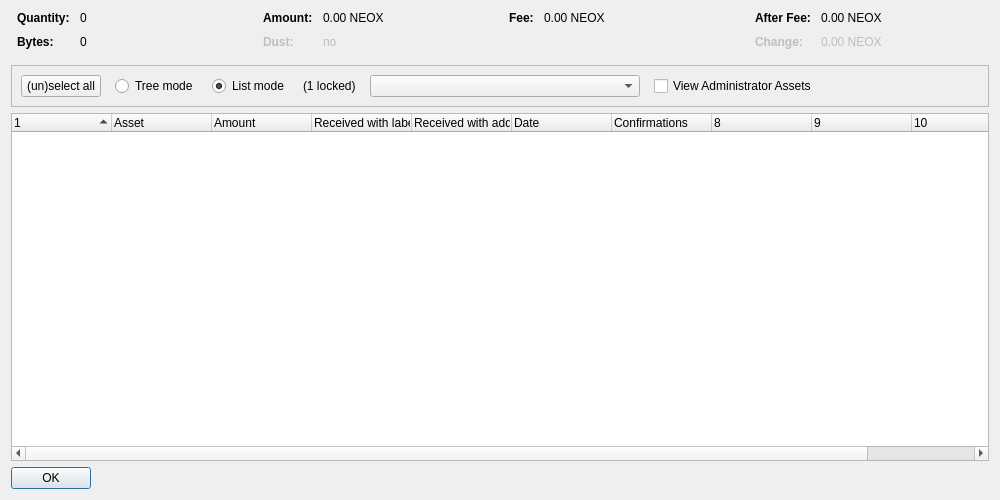
<?xml version="1.0" encoding="UTF-8"?>
<ui version="4.0">
 <class>AssetControlDialog</class>
 <widget class="QDialog" name="AssetControlDialog">
  <property name="geometry">
   <rect>
    <x>0</x>
    <y>0</y>
    <width>1000</width>
    <height>500</height>
   </rect>
  </property>
  <property name="windowTitle">
   <string>Asset Selection</string>
  </property>
  <layout class="QVBoxLayout" name="verticalLayout">
   <item>
    <layout class="QHBoxLayout" name="horizontalLayoutTop" stretch="0,0,0,0">
     <property name="topMargin">
      <number>0</number>
     </property>
     <property name="bottomMargin">
      <number>10</number>
     </property>
     <item>
      <layout class="QFormLayout" name="formLayoutAssetControl1">
       <property name="horizontalSpacing">
        <number>10</number>
       </property>
       <property name="verticalSpacing">
        <number>10</number>
       </property>
       <property name="leftMargin">
        <number>6</number>
       </property>
       <property name="rightMargin">
        <number>6</number>
       </property>
       <item row="0" column="0">
        <widget class="QLabel" name="labelAssetControlQuantityText">
         <property name="font">
          <font>
           <weight>75</weight>
           <bold>true</bold>
          </font>
         </property>
         <property name="text">
          <string>Quantity:</string>
         </property>
        </widget>
       </item>
       <item row="0" column="1">
        <widget class="QLabel" name="labelAssetControlQuantity">
         <property name="cursor">
          <cursorShape>IBeamCursor</cursorShape>
         </property>
         <property name="contextMenuPolicy">
          <enum>Qt::ActionsContextMenu</enum>
         </property>
         <property name="text">
          <string notr="true">0</string>
         </property>
         <property name="textInteractionFlags">
          <set>Qt::LinksAccessibleByMouse|Qt::TextSelectableByKeyboard|Qt::TextSelectableByMouse</set>
         </property>
        </widget>
       </item>
       <item row="1" column="0">
        <widget class="QLabel" name="labelAssetControlBytesText">
         <property name="font">
          <font>
           <weight>75</weight>
           <bold>true</bold>
          </font>
         </property>
         <property name="text">
          <string>Bytes:</string>
         </property>
        </widget>
       </item>
       <item row="1" column="1">
        <widget class="QLabel" name="labelAssetControlBytes">
         <property name="cursor">
          <cursorShape>IBeamCursor</cursorShape>
         </property>
         <property name="contextMenuPolicy">
          <enum>Qt::ActionsContextMenu</enum>
         </property>
         <property name="text">
          <string notr="true">0</string>
         </property>
         <property name="textInteractionFlags">
          <set>Qt::LinksAccessibleByMouse|Qt::TextSelectableByKeyboard|Qt::TextSelectableByMouse</set>
         </property>
        </widget>
       </item>
      </layout>
     </item>
     <item>
      <layout class="QFormLayout" name="formLayoutAssetControl2">
       <property name="horizontalSpacing">
        <number>10</number>
       </property>
       <property name="verticalSpacing">
        <number>10</number>
       </property>
       <property name="leftMargin">
        <number>6</number>
       </property>
       <property name="rightMargin">
        <number>6</number>
       </property>
       <item row="0" column="0">
        <widget class="QLabel" name="labelAssetControlAmountText">
         <property name="font">
          <font>
           <weight>75</weight>
           <bold>true</bold>
          </font>
         </property>
         <property name="text">
          <string>Amount:</string>
         </property>
        </widget>
       </item>
       <item row="0" column="1">
        <widget class="QLabel" name="labelAssetControlAmount">
         <property name="cursor">
          <cursorShape>IBeamCursor</cursorShape>
         </property>
         <property name="contextMenuPolicy">
          <enum>Qt::ActionsContextMenu</enum>
         </property>
         <property name="text">
          <string notr="true">0.00 NEOX</string>
         </property>
         <property name="textInteractionFlags">
          <set>Qt::LinksAccessibleByMouse|Qt::TextSelectableByKeyboard|Qt::TextSelectableByMouse</set>
         </property>
        </widget>
       </item>
       <item row="1" column="0">
        <widget class="QLabel" name="labelAssetControlLowOutputText">
         <property name="enabled">
          <bool>false</bool>
         </property>
         <property name="font">
          <font>
           <weight>75</weight>
           <bold>true</bold>
          </font>
         </property>
         <property name="text">
          <string>Dust:</string>
         </property>
        </widget>
       </item>
       <item row="1" column="1">
        <widget class="QLabel" name="labelAssetControlLowOutput">
         <property name="enabled">
          <bool>false</bool>
         </property>
         <property name="cursor">
          <cursorShape>IBeamCursor</cursorShape>
         </property>
         <property name="contextMenuPolicy">
          <enum>Qt::ActionsContextMenu</enum>
         </property>
         <property name="text">
          <string notr="true">no</string>
         </property>
         <property name="textInteractionFlags">
          <set>Qt::LinksAccessibleByMouse|Qt::TextSelectableByKeyboard|Qt::TextSelectableByMouse</set>
         </property>
        </widget>
       </item>
      </layout>
     </item>
     <item>
      <layout class="QFormLayout" name="formLayoutAssetControl3">
       <property name="horizontalSpacing">
        <number>10</number>
       </property>
       <property name="verticalSpacing">
        <number>10</number>
       </property>
       <property name="leftMargin">
        <number>6</number>
       </property>
       <property name="rightMargin">
        <number>6</number>
       </property>
       <item row="0" column="0">
        <widget class="QLabel" name="labelAssetControlFeeText">
         <property name="font">
          <font>
           <weight>75</weight>
           <bold>true</bold>
          </font>
         </property>
         <property name="text">
          <string>Fee:</string>
         </property>
        </widget>
       </item>
       <item row="0" column="1">
        <widget class="QLabel" name="labelAssetControlFee">
         <property name="cursor">
          <cursorShape>IBeamCursor</cursorShape>
         </property>
         <property name="contextMenuPolicy">
          <enum>Qt::ActionsContextMenu</enum>
         </property>
         <property name="text">
          <string notr="true">0.00 NEOX</string>
         </property>
         <property name="textInteractionFlags">
          <set>Qt::LinksAccessibleByMouse|Qt::TextSelectableByKeyboard|Qt::TextSelectableByMouse</set>
         </property>
        </widget>
       </item>
      </layout>
     </item>
     <item>
      <layout class="QFormLayout" name="formLayoutAssetControl4">
       <property name="horizontalSpacing">
        <number>10</number>
       </property>
       <property name="verticalSpacing">
        <number>10</number>
       </property>
       <property name="leftMargin">
        <number>6</number>
       </property>
       <property name="rightMargin">
        <number>6</number>
       </property>
       <item row="0" column="0">
        <widget class="QLabel" name="labelAssetControlAfterFeeText">
         <property name="font">
          <font>
           <weight>75</weight>
           <bold>true</bold>
          </font>
         </property>
         <property name="text">
          <string>After Fee:</string>
         </property>
        </widget>
       </item>
       <item row="0" column="1">
        <widget class="QLabel" name="labelAssetControlAfterFee">
         <property name="cursor">
          <cursorShape>IBeamCursor</cursorShape>
         </property>
         <property name="contextMenuPolicy">
          <enum>Qt::ActionsContextMenu</enum>
         </property>
         <property name="text">
          <string notr="true">0.00 NEOX</string>
         </property>
         <property name="textInteractionFlags">
          <set>Qt::LinksAccessibleByMouse|Qt::TextSelectableByKeyboard|Qt::TextSelectableByMouse</set>
         </property>
        </widget>
       </item>
       <item row="1" column="0">
        <widget class="QLabel" name="labelAssetControlChangeText">
         <property name="enabled">
          <bool>false</bool>
         </property>
         <property name="font">
          <font>
           <weight>75</weight>
           <bold>true</bold>
          </font>
         </property>
         <property name="text">
          <string>Change:</string>
         </property>
        </widget>
       </item>
       <item row="1" column="1">
        <widget class="QLabel" name="labelAssetControlChange">
         <property name="enabled">
          <bool>false</bool>
         </property>
         <property name="cursor">
          <cursorShape>IBeamCursor</cursorShape>
         </property>
         <property name="contextMenuPolicy">
          <enum>Qt::ActionsContextMenu</enum>
         </property>
         <property name="text">
          <string notr="true">0.00 NEOX</string>
         </property>
         <property name="textInteractionFlags">
          <set>Qt::LinksAccessibleByMouse|Qt::TextSelectableByKeyboard|Qt::TextSelectableByMouse</set>
         </property>
        </widget>
       </item>
      </layout>
     </item>
    </layout>
   </item>
   <item>
    <widget class="QFrame" name="frame">
     <property name="minimumSize">
      <size>
       <width>0</width>
       <height>40</height>
      </size>
     </property>
     <property name="frameShape">
      <enum>QFrame::StyledPanel</enum>
     </property>
     <property name="frameShadow">
      <enum>QFrame::Sunken</enum>
     </property>
     <layout class="QHBoxLayout" name="horizontalLayout">
      <item>
       <layout class="QHBoxLayout" name="horizontalLayoutPanel" stretch="0,0,0,0,0,0,0">
        <property name="spacing">
         <number>14</number>
        </property>
        <item>
         <widget class="QPushButton" name="pushButtonSelectAll">
          <property name="sizePolicy">
           <sizepolicy hsizetype="Maximum" vsizetype="Fixed">
            <horstretch>0</horstretch>
            <verstretch>0</verstretch>
           </sizepolicy>
          </property>
          <property name="text">
           <string>(un)select all</string>
          </property>
          <property name="autoDefault">
           <bool>false</bool>
          </property>
         </widget>
        </item>
        <item>
         <widget class="QRadioButton" name="radioTreeMode">
          <property name="sizePolicy">
           <sizepolicy hsizetype="Maximum" vsizetype="Fixed">
            <horstretch>0</horstretch>
            <verstretch>0</verstretch>
           </sizepolicy>
          </property>
          <property name="text">
           <string>Tree mode</string>
          </property>
         </widget>
        </item>
        <item>
         <widget class="QRadioButton" name="radioListMode">
          <property name="sizePolicy">
           <sizepolicy hsizetype="Maximum" vsizetype="Fixed">
            <horstretch>0</horstretch>
            <verstretch>0</verstretch>
           </sizepolicy>
          </property>
          <property name="text">
           <string>List mode</string>
          </property>
          <property name="checked">
           <bool>true</bool>
          </property>
         </widget>
        </item>
        <item>
         <widget class="QLabel" name="labelLocked">
          <property name="text">
           <string notr="true">(1 locked)</string>
          </property>
         </widget>
        </item>
        <item>
         <widget class="QComboBox" name="assetList">
          <property name="minimumContentsLength">
           <number>30</number>
          </property>
         </widget>
        </item>
        <item>
         <widget class="QCheckBox" name="viewAdministrator">
          <property name="toolTip">
           <string>View assets that you have the ownership asset for</string>
          </property>
          <property name="text">
           <string>View Administrator Assets</string>
          </property>
         </widget>
        </item>
        <item>
         <spacer name="horizontalSpacer">
          <property name="orientation">
           <enum>Qt::Horizontal</enum>
          </property>
          <property name="sizeHint" stdset="0">
           <size>
            <width>40</width>
            <height>20</height>
           </size>
          </property>
         </spacer>
        </item>
       </layout>
      </item>
     </layout>
    </widget>
   </item>
   <item>
    <widget class="AssetControlTreeWidget" name="treeWidget">
     <property name="contextMenuPolicy">
      <enum>Qt::CustomContextMenu</enum>
     </property>
     <property name="sortingEnabled">
      <bool>false</bool>
     </property>
     <property name="columnCount">
      <number>11</number>
     </property>
     <attribute name="headerShowSortIndicator" stdset="0">
      <bool>true</bool>
     </attribute>
     <attribute name="headerStretchLastSection">
      <bool>false</bool>
     </attribute>
     <column>
      <property name="text">
       <string/>
      </property>
     </column>
     <column>
      <property name="text">
       <string>Asset</string>
      </property>
     </column>
     <column>
      <property name="text">
       <string>Amount</string>
      </property>
     </column>
     <column>
      <property name="text">
       <string>Received with label</string>
      </property>
     </column>
     <column>
      <property name="text">
       <string>Received with address</string>
      </property>
     </column>
     <column>
      <property name="text">
       <string>Date</string>
      </property>
     </column>
     <column>
      <property name="text">
       <string>Confirmations</string>
      </property>
      <property name="toolTip">
       <string>Confirmed</string>
      </property>
     </column>
     <column>
      <property name="text">
       <string/>
      </property>
     </column>
     <column>
      <property name="text">
       <string/>
      </property>
     </column>
     <column>
      <property name="text">
       <string/>
      </property>
     </column>
     <column>
      <property name="text">
       <string/>
      </property>
     </column>
    </widget>
   </item>
   <item>
    <widget class="QDialogButtonBox" name="buttonBox">
     <property name="sizePolicy">
      <sizepolicy hsizetype="Maximum" vsizetype="Fixed">
       <horstretch>0</horstretch>
       <verstretch>0</verstretch>
      </sizepolicy>
     </property>
     <property name="orientation">
      <enum>Qt::Horizontal</enum>
     </property>
     <property name="standardButtons">
      <set>QDialogButtonBox::Ok</set>
     </property>
    </widget>
   </item>
  </layout>
 </widget>
 <customwidgets>
  <customwidget>
   <class>AssetControlTreeWidget</class>
   <extends>QTreeWidget</extends>
   <header location="global">qt/assetcontroltreewidget.h</header>
  </customwidget>
 </customwidgets>
 <resources/>
 <connections/>
</ui>
